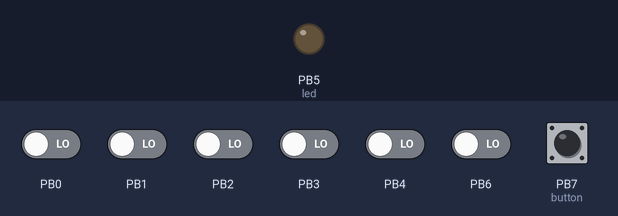
Simulated run of this program. Board: ATmega328P, built with avr-gcc and emulated at 8 MHz. On the bench: output pins drawn as LEDs (lit = HIGH). The test bench sets the inputs (shaded band); at power-on: PB7 (button) HIGH, PB0–4, PB6 LOW.

Above: at 1.2 s.
1.3 s: PB7 (button) pulled LOW for 0.15 s
At 2.8 s:
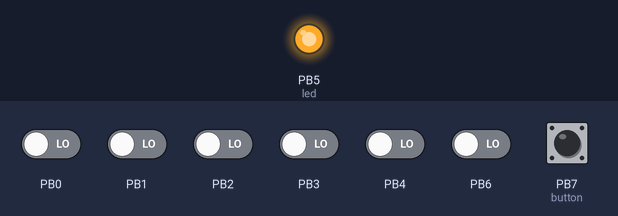
Timing chart, 0 to 4.3 s (numbered marks = the images above; inputs shaded):
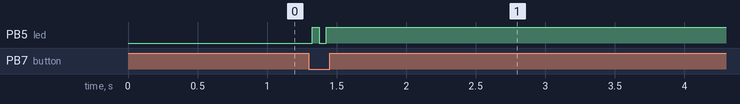

The program:

Readinput.c
```c
/*
 * ReadInput.c
 *
 * Created: 2/1/2016 9:45:11 PM
 * Author : venkim
 */

#define F_CPU 8000000UL    //This says to the compiler at what frequency our Atmega is running, in this case its 16Mhz

#include <avr/io.h>        //This is our usual include
#include <util/delay.h>        //The delay functions/routines

uint8_t readButton(void);    //Declaration of the readButton function

int main(void){
	DDRB &= ~(1<<PB7);    //Configure PORTB pin 7 as an input
	PORTB |= (1<<PB7);    //Activate pull-ups in PORTB pin 7
	DDRB |= (1<<PB5);    //Configure PORTB pin 5 an output

	while(1){                //Infinite loop
		if(readButton()==1){        //Verify the button state
			PORTB ^=(1<<PB5);    //This is the above mentioned XOR that toggles the led
		}
		_delay_ms(25);            //Delay between consecutive button presses
	}
}

uint8_t readButton(void){
	if((PINB & (1<<PB7)) == 0){        //If the button was pressed
	_delay_ms(25); }        //Debounce the read value
	if((PINB & (1<<PB7)) == 0){        //Verify that the value is the same that what was read
	return 1; }            //If it is still 0 its because we had a button press
	else{                    //If the value is different the press is invalid
	return 0; }

}
```

Measured:
- after the input at 1.3 s, PB5 (led): LOW → HIGH at once, → LOW 0.05 s later, → HIGH 0.05 s later
